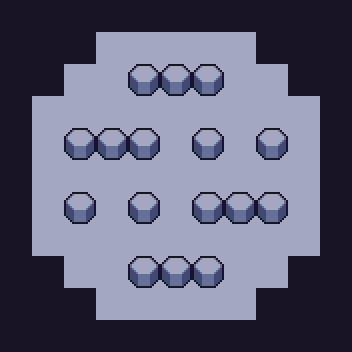

Below is a game level as drawn by its tile map, then a one-line description and the .tmx file that defines it, in full:
An orthogonal 11x11 tile map with 32x32 px tiles, 1 tile layer (Tile Layer 1).

<map version="1.10" tiledversion="1.10.1" orientation="orthogonal" renderorder="right-down" width="11" height="11" tilewidth="32" tileheight="32" infinite="0" nextlayerid="2" nextobjectid="1">
 <tileset firstgid="1" source="tn-spritemap.tsx" />
 <layer id="1" name="Tile Layer 1" width="11" height="11">
  <data encoding="csv">
3,3,3,3,3,3,3,3,3,3,3,
3,3,3,2,2,2,2,2,3,3,3,
3,3,2,2,1,1,1,2,2,3,3,
3,2,2,2,2,2,2,2,2,2,3,
3,2,1,1,1,2,1,2,1,2,3,
3,2,2,2,2,2,2,2,2,2,3,
3,2,1,2,1,2,1,1,1,2,3,
3,2,2,2,2,2,2,2,2,2,3,
3,3,2,2,1,1,1,2,2,3,3,
3,3,3,2,2,2,2,2,3,3,3,
3,3,3,3,3,3,3,3,3,3,3
</data>
 </layer>
</map>